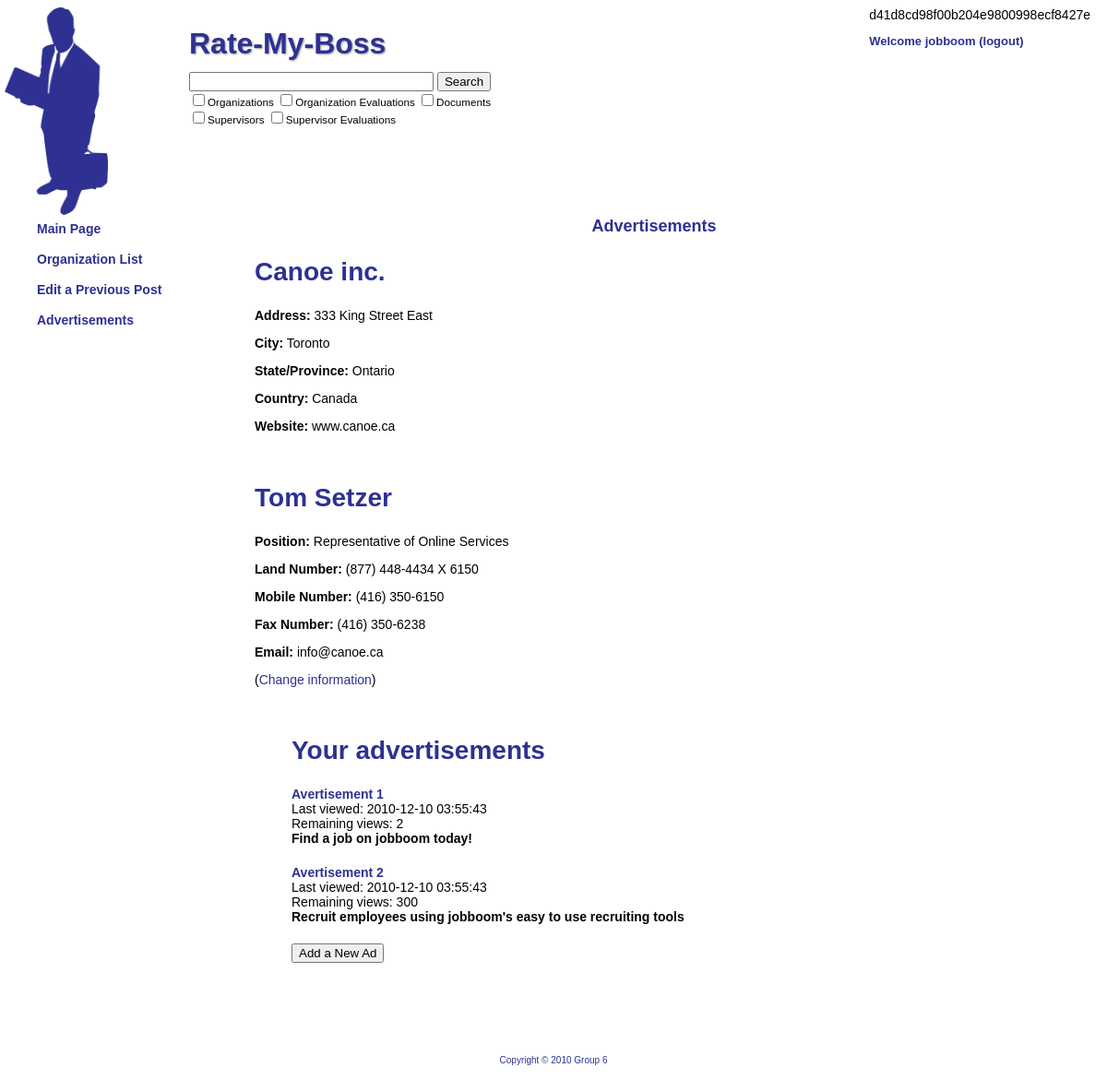
/index.php?page=advertisement (signed in), run on an earlier commit of the app's database.
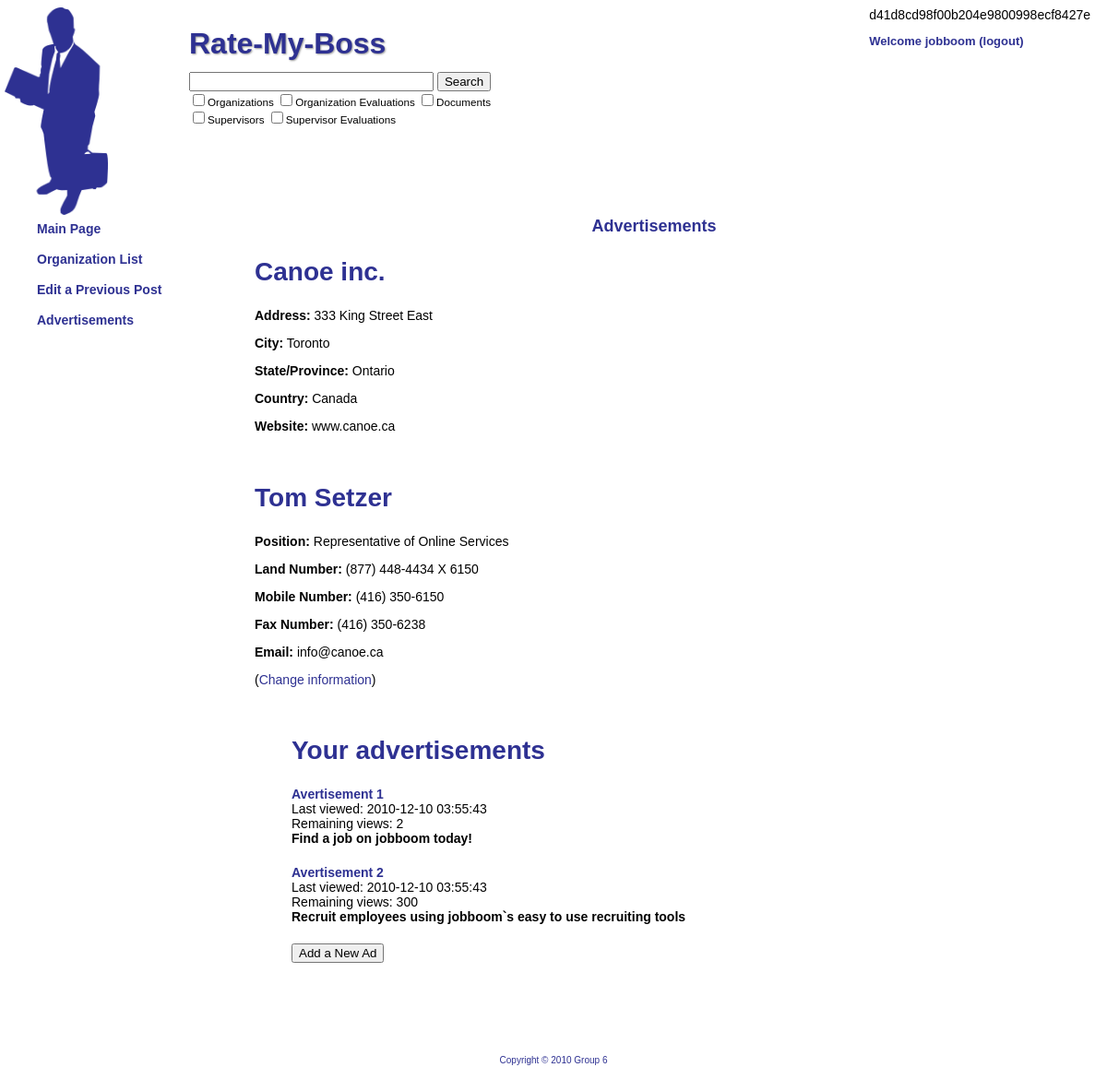
And on a later commit of the database.
### tables this page shows
create table business
(
userId INT NOT NULL,
name VARCHAR(40),
address VARCHAR(40),
city VARCHAR(40),
state VARCHAR(40),
country VARCHAR(40),
website VARCHAR(40) NOT NULL,
contactName VARCHAR(40) NOT NULL,
contactNumberLand VARCHAR(40),
contactNumberMobile VARCHAR(40),
contactNumberFax VARCHAR(40),
contactPosition VARCHAR(40),
contactEmail VARCHAR(40),
PRIMARY KEY (userId),
FOREIGN KEY (userId) REFERENCES user
);

create table ad
(
adId INT NOT NULL AUTO_INCREMENT,
userId INT NOT NULL,
content VARCHAR(600) NOT NULL,
counter INT NOT NULL,
lastView TIMESTAMP DEFAULT CURRENT_TIMESTAMP,
hits INT NOT NULL DEFAULT 0,
cost DECIMAL(10,2) NOT NULL,
isPending INT NOT NULL,
PRIMARY KEY (adId),
FOREIGN KEY (userId) REFERENCES user
);

### php/pages.php (called while the page is built, shortened)
<?php
$pageArray = array(
	"organization" => "../php/pages/organization.php",
	"evaluation" => "../php/pages/evaluation.php",
	"document" => "../php/pages/document.php",
	"supervisor" => "../php/pages/supervisor.php",
	"suggestorg" => "../php/pages/suggestorg.php",
	"suggestsuper" => "../php/pages/suggestsuper.php",
	"edit" => "../php/pages/edit.php",
	"evaluationform" => "../php/pages/evaluationform.php",
	"organizationid" => "../php/pages/organizationid.php",
	"evaluationid" => "../php/pages/evaluationid.php",
	"documentid" => "../php/pages/documentid.php",
	"supervisorid" => "../php/pages/supervisorid.php",
	"ratingform" => "../php/pages/ratingform.php"
);
switch ($usertype) {
case "agent":
	$pageArray["advertisement"] = "../php/pages/advertisement.php";
	$pageArray["advertisementid"] = "../php/pages/advertisementid.php";
	$pageArray["adform"] = "../php/pages/adform.php";
	$pageArray["business"] = "../php/pages/business.php";
	break;
}
?>

### php/pages/advertisement.php (the view, shortened to what this page needs)
<?php
$query = sprintf("SELECT * FROM business WHERE userId=$userid");
$result = mysql_query($query);
if ($row = mysql_fetch_array($result)) {
	echo "
	<div class='main'>";
	echo "		<h1>Advertisements</h1>\n";
	echo "		<h2>$row[name]</h2>
		<p><strong>Address:</strong> $row[address] </p>
		<p><strong>City:</strong> $row[city] </p>
		<p><strong>State/Province:</strong> $row[state] </p>
		<p><strong>Country:</strong> $row[country] </p>
		<p><strong>Website:</strong> $row[website] </p> <br />
		";
	echo "		<h2>$row[contactName]</h2>
		<p><strong>Position:</strong> $row[contactPosition] </p>
		<p><strong>Land Number:</strong> $row[contactNumberLand] </p>
		<p><strong>Mobile Number:</strong> $row[contactNumberMobile] </p>
		<p><strong>Fax Number:</strong> $row[contactNumberFax] </p>
		<p><strong>Email:</strong> $row[contactEmail] </p>
		";
	echo "<p>(<a href='index.php?page=business'>Change information</a>)</p>";
	$query = sprintf("SELECT * FROM ad WHERE userId=$userid");
	$result = mysql_query($query);
	$count = 0;
	echo "		<ul>";
	while ($row = mysql_fetch_array($result)) {
		if ($count == 0) {
			echo "<br />\n";
			echo "<h2>Your advertisements</h2>\n";
		}
		$count += 1;
		echo "		<li><strong><a href='index.php?page=advertisement&id=$row[adId]'>Avertisement $count</a></strong> <br />";
		echo "				Last viewed: $row[lastView] <br />
							Remaining views: $row[counter] <br />
							<strong>$row[content]</strong></li><br />";
	}
	echo "		<a href='index.php?page=adform'><button type='button'>Add a New Ad</button></a>\n";
	echo "
	</div>
	";
}
else {
	include "../php/pages/business.php";
}
?>

### php/header.php (shortened to what this page needs)
<!DOCTYPE html PUBLIC "-//W3C//DTD XHTML 1.0 Strict//EN"
"http://www.w3.org/TR/xhtml1/DTD/xhtml1-strict.dtd">
<html xmlns="http://www.w3.org/1999/xhtml">
<head>
	<link rel="stylesheet" href="style.css" type="text/css" />
</head>
<body>
	<div class="header">
		<img src="images/logo.png" alt="RMB Logo" height=225px/>
		<h1><a href="index.php">Rate-My-Boss</a></h1>
	</div>

### php/login.php (shortened to what this page needs)
	<div class="login">
<?php
include "../php/checklogin.php";
if ( !isset($_SESSION["username"]) ) {
	echo("		<form action='' method='post'>\n");
	echo("			<p>Username:&nbsp;&nbsp;<input class='loginbox' type='text' name='username' /></p>\n");
	echo("			<p>Password:&nbsp;&nbsp;<input class='loginbox' type='password' name='password' /></p>\n");
	echo("			<p>Remember me&nbsp;<input type='checkbox' name='remember' />\n");
	echo("			&nbsp;&nbsp;&nbsp;&nbsp;&nbsp;&nbsp;&nbsp;&nbsp;&nbsp;&nbsp;&nbsp;&nbsp;&nbsp;&nbsp;");
	echo("			<input type='submit' name='sublogin' value='Login' /></p>\n");
	echo("		</form>\n");
	switch ($_SESSION["error"]) {
	case 0:
		echo("	<p>Enter your username and password.</p>\n");
		break;
	case 1:
		echo("	<p>Error: Please enter your username.</p>\n");
		break;
	case 2:
		echo("	<p>Error: Please enter your password.</p>\n");
		break;
	case 3:
		echo("	<p>Error: This user does not exist.</p>\n");
		break;
	case 4:
		echo("	<p>Error: Incorrect password.</p>\n");
		break;
	}
}
else {
	echo("	<p>Welcome <strong>{$_SESSION['username']}</strong> (<a href='logout.php'>logout</a>)</p>\n");
}
?>
	</div>

### php/checklogin.php (shortened to what this page needs)
<?php
$password = md5($_POST["password"]);
echo $password;
if (isset($_SESSION["username"]) && isset($_SESSION["password"])) {
	$userid = $_SESSION["userid"];
}
elseif( empty($_POST["username"]) && empty($_POST["password"]) ) {
	$_SESSION["error"] = 0;
}
elseif( empty($_POST["username"]) && !empty($_POST["password"]) ) {
	$_SESSION["error"] = 1;
}
elseif( empty($_POST["password"]) && !empty($_POST["username"]) ) {
	$_SESSION["error"] = 2;
}
?>

### php/searchbox.php
<div class="search">
	<form action="index.php" method="get">
		<input type="text" name="search" size=30 /> <input type="submit" value="Search" /><br />
		<small>
		<input type="checkbox" name="stype[]" value="org" />Organizations
		<input type="checkbox" name="stype[]" value="orgEval" />Organization Evaluations
		<input type="checkbox" name="stype[]" value="doc" />Documents <br />
		<input type="checkbox" name="stype[]" value="super" />Supervisors
		<input type="checkbox" name="stype[]" value="superEval" />Supervisor Evaluations
		</small>
	</form>
</div>

### www/index.php (shortened to what this page needs)
<?php
include("../php/header.php");
include("../php/login.php");
include("../php/searchbox.php");
include("../php/pages.php");
if(isset($_GET["page"])) {
	if(array_key_exists($_GET["page"], $pageArray)) {
		if(isset($_GET["id"])) {
			include($pageArray[$_GET["page"]."id"]);
		} else {
			include($pageArray[$_GET["page"]]);
		}
	}
}
include("../php/menu.php");
include("../php/footer.php");
?>

### php/menu.php (shortened to what this page needs)
	<div class="menu">
		<ul>
<?php
print "			<li><strong><a href=index.php?>Main Page</a></strong></li>\n";
print "			<li><strong><a href=index.php?page=organization>Organization List</a></strong></li>\n";
if (isset($pageArray["register"])) {
	print "			<li><strong><a href=index.php?page=register>Register an Account</a></strong></li>\n";
}
else {
	print "			<li><strong><a href=index.php?page=edit>Edit a Previous Post</a></strong></li>\n";
}
if (isset($pageArray["advertisement"])) {
	print "			<li><strong><a href=index.php?page=advertisement>Advertisements</a></strong></li>\n";
}
?>
		</ul>
	</div>

### php/footer.php
	<div class="footer">
		<p>Copyright &copy; <?php echo date("Y")?> Group 6</p>
	</div>
</body>
</html>

### www/style.css (style rules this page uses)
body { font-family: Helvetica, Arial, sans-serif; font-size: 14px; color: #000000; }
h1 { font-size: 18px; font-weight: bold; color: #2E3192; text-align: center; }
h2 { font-size: 2em; color: #2E3192; }
strong { font-weight: bold; }
a { color: #2E3192; text-decoration: none; }
.header { position: absolute; height: 110px; left: 5px; right: 200px; z-index:-1 }
.header h1 { position: absolute; top: 0px; left: 200px; text-shadow: 1px 1px 2px #999999; font-size: 32px; font-weight: bold; color: #2E3192; font-family: inherit; }
.login { float: right; top: 0px; left: 500px; margin-right: 10px; margin-top:0px; z-index:5; }
.login p { font-size: 13px; font-weight: bold; color: #2E3192; }
.search { position: relative; top: 70px; left: 197px; z-index:2; overflow-x:hidden; }
.menu { position: absolute; top: 220px; left: 0px; line-height: 200%; font-size: 14px; color: #2E3192; }
.main { margin-top: 168px; margin-left: 268px; margin-right: 50px; }
ul { list-style: none; }
li { padding-bottom: 5px; }
.footer { font-size: 10px; text-align: center; margin-top: 100px; margin-bottom: 50px; color: #2E3192; }

What changed in the data, as far as the page shows it:
changed ad: content "Recruit employees using jobboom's easy to use recruiting tools" → "Recruit employees using jobboom`s easy to use recruiting tools"
